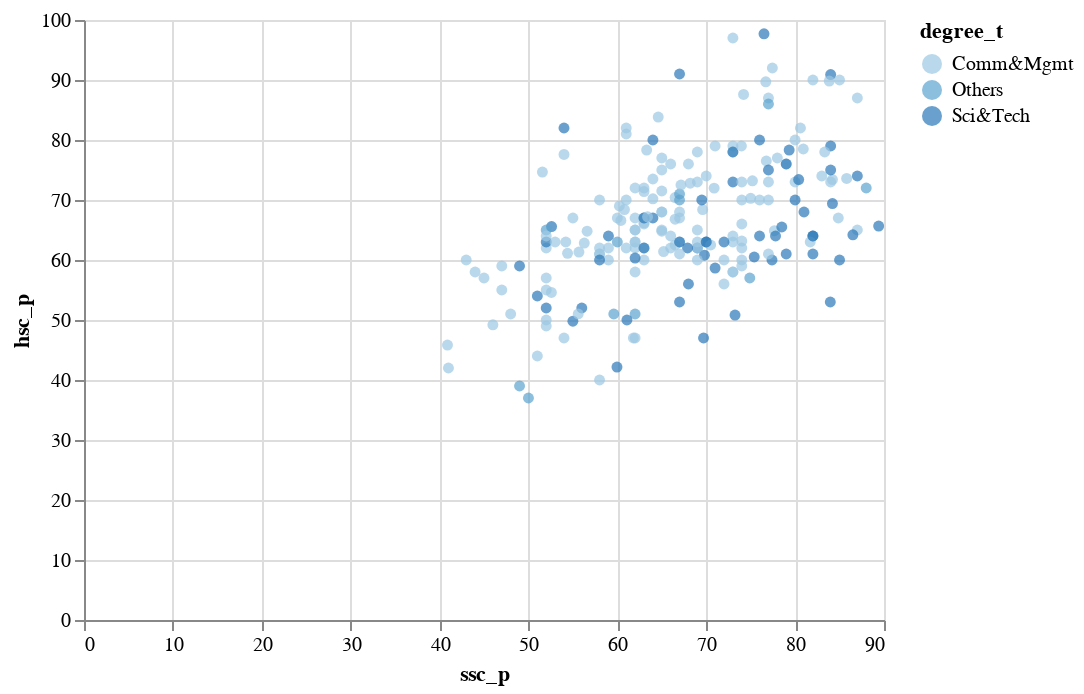

The notebook cell saved with this chart:
### Code cell
selected_area = alt.selection_interval()
alt.Chart(df).mark_circle().encode(
x='ssc_p',
y='hsc_p',
color=alt.condition(selected_area, 'degree_t:O', alt.
value('lightgray')),
tooltip= ['gender', 'ssc_p', 'hsc_p', 'mba_p', 'salary']
).interactive().add_selection(
selected_area
)

### Figure 1 — Vega-Lite specification as saved in the notebook (floating-point values rounded to 4 significant figures; data arrays with more than 128 entries replaced by an {"elided": "..."} marker saying what was removed)
{"config": {"view": {"continuousWidth": 400, "continuousHeight": 300}}, "data": {"name": "data-eab38aa42622f99001d0625e19ba0f80"}, "mark": "circle", "encoding": {"color": {"condition": {"field": "degree_t", "type": "ordinal", "selection": "selector002"}, "value": "lightgray"}, "tooltip": [{"field": "gender", "type": "nominal"}, {"field": "ssc_p", "type": "quantitative"}, {"field": "hsc_p", "type": "quantitative"}, {"field": "mba_p", "type": "quantitative"}, {"field": "salary", "type": "quantitative"}], "x": {"field": "ssc_p", "type": "quantitative"}, "y": {"field": "hsc_p", "type": "quantitative"}}, "selection": {"selector003": {"type": "interval", "bind": "scales", "encodings": ["x", "y"]}, "selector002": {"type": "interval"}}, "$schema": "https://vega.github.io/schema/vega-lite/v4.17.0.json", "datasets": {"data-eab38aa42622f99001d0625e19ba0f80": {"elided": "215 records"}}}
